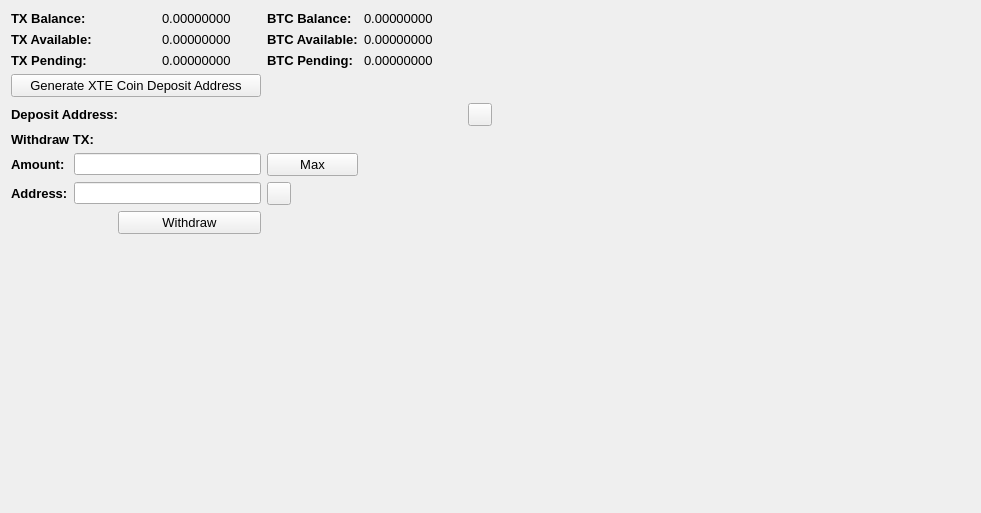
     <widget class="QWidget" name="BalanceTab">
      <attribute name="title">
       <string>Balance</string>
      </attribute>
      <layout class="QGridLayout" name="gridLayout_2">
       <item row="0" column="0" colspan="2">
        <widget class="QLabel" name="label_11">
         <property name="font">
          <font>
           <pointsize>10</pointsize>
           <weight>75</weight>
           <bold>true</bold>
          </font>
         </property>
         <property name="text">
          <string>TX Balance:</string>
         </property>
        </widget>
       </item>
       <item row="0" column="3">
        <widget class="QLabel" name="TXBalanceLabel">
         <property name="font">
          <font>
           <pointsize>10</pointsize>
          </font>
         </property>
         <property name="text">
          <string>0.00000000</string>
         </property>
         <property name="textInteractionFlags">
          <set>Qt::LinksAccessibleByMouse|Qt::TextSelectableByMouse</set>
         </property>
        </widget>
       </item>
       <item row="0" column="4">
        <widget class="QLabel" name="label_12">
         <property name="font">
          <font>
           <pointsize>10</pointsize>
           <weight>75</weight>
           <bold>true</bold>
          </font>
         </property>
         <property name="text">
          <string>BTC Balance:</string>
         </property>
        </widget>
       </item>
       <item row="0" column="5">
        <widget class="QLabel" name="BitcoinBalanceLabel">
         <property name="font">
          <font>
           <pointsize>10</pointsize>
          </font>
         </property>
         <property name="text">
          <string>0.00000000</string>
         </property>
         <property name="textInteractionFlags">
          <set>Qt::LinksAccessibleByMouse|Qt::TextSelectableByMouse</set>
         </property>
        </widget>
       </item>
       <item row="0" column="7" rowspan="10">
        <spacer name="horizontalSpacer_4">
         <property name="orientation">
          <enum>Qt::Horizontal</enum>
         </property>
         <property name="sizeHint" stdset="0">
          <size>
           <width>478</width>
           <height>488</height>
          </size>
         </property>
        </spacer>
       </item>
       <item row="1" column="0" colspan="2">
        <widget class="QLabel" name="label_13">
         <property name="font">
          <font>
           <pointsize>10</pointsize>
           <weight>75</weight>
           <bold>true</bold>
          </font>
         </property>
         <property name="text">
          <string>TX Available:</string>
         </property>
        </widget>
       </item>
       <item row="1" column="3">
        <widget class="QLabel" name="TXAvailableLabel_2">
         <property name="font">
          <font>
           <pointsize>10</pointsize>
          </font>
         </property>
         <property name="text">
          <string>0.00000000</string>
         </property>
         <property name="textInteractionFlags">
          <set>Qt::LinksAccessibleByMouse|Qt::TextSelectableByMouse</set>
         </property>
        </widget>
       </item>
       <item row="1" column="4">
        <widget class="QLabel" name="label_15">
         <property name="font">
          <font>
           <pointsize>10</pointsize>
           <weight>75</weight>
           <bold>true</bold>
          </font>
         </property>
         <property name="text">
          <string>BTC Available:</string>
         </property>
        </widget>
       </item>
       <item row="1" column="5">
        <widget class="QLabel" name="BitcoinAvailableLabel">
         <property name="font">
          <font>
           <pointsize>10</pointsize>
          </font>
         </property>
         <property name="text">
          <string>0.00000000</string>
         </property>
         <property name="textInteractionFlags">
          <set>Qt::LinksAccessibleByMouse|Qt::TextSelectableByMouse</set>
         </property>
        </widget>
       </item>
       <item row="2" column="0" colspan="2">
        <widget class="QLabel" name="label_14">
         <property name="font">
          <font>
           <pointsize>10</pointsize>
           <weight>75</weight>
           <bold>true</bold>
          </font>
         </property>
         <property name="text">
          <string>TX Pending:</string>
         </property>
        </widget>
       </item>
       <item row="2" column="3">
        <widget class="QLabel" name="TXPendingLabel">
         <property name="font">
          <font>
           <pointsize>10</pointsize>
          </font>
         </property>
         <property name="text">
          <string>0.00000000</string>
         </property>
         <property name="textInteractionFlags">
          <set>Qt::LinksAccessibleByMouse|Qt::TextSelectableByMouse</set>
         </property>
        </widget>
       </item>
       <item row="2" column="4">
        <widget class="QLabel" name="label_31">
         <property name="font">
          <font>
           <pointsize>10</pointsize>
           <weight>75</weight>
           <bold>true</bold>
          </font>
         </property>
         <property name="text">
          <string>BTC Pending:</string>
         </property>
        </widget>
       </item>
       <item row="2" column="5">
        <widget class="QLabel" name="BitcoinPendingLabel">
         <property name="font">
          <font>
           <pointsize>10</pointsize>
          </font>
         </property>
         <property name="text">
          <string>0.00000000</string>
         </property>
         <property name="textInteractionFlags">
          <set>Qt::LinksAccessibleByMouse|Qt::TextSelectableByMouse</set>
         </property>
        </widget>
       </item>
       <item row="3" column="0" colspan="4">
        <widget class="QPushButton" name="GenDepositBTN">
         <property name="font">
          <font>
           <pointsize>10</pointsize>
          </font>
         </property>
         <property name="text">
          <string>Generate XTE Coin Deposit Address</string>
         </property>
        </widget>
       </item>
       <item row="4" column="0" colspan="3">
        <widget class="QLabel" name="label_33">
         <property name="font">
          <font>
           <pointsize>10</pointsize>
           <weight>75</weight>
           <bold>true</bold>
          </font>
         </property>
         <property name="text">
          <string>Deposit Address:</string>
         </property>
        </widget>
       </item>
       <item row="4" column="3" colspan="3">
        <widget class="QLabel" name="DepositAddressLabel">
         <property name="minimumSize">
          <size>
           <width>300</width>
           <height>0</height>
          </size>
         </property>
         <property name="palette">
          <palette>
           <active>
            <colorrole role="WindowText">
             <brush brushstyle="SolidPattern">
              <color alpha="255">
               <red>0</red>
               <green>0</green>
               <blue>0</blue>
              </color>
             </brush>
            </colorrole>
            <colorrole role="Text">
             <brush brushstyle="SolidPattern">
              <color alpha="255">
               <red>0</red>
               <green>0</green>
               <blue>255</blue>
              </color>
             </brush>
            </colorrole>
           </active>
           <inactive>
            <colorrole role="WindowText">
             <brush brushstyle="SolidPattern">
              <color alpha="255">
               <red>0</red>
               <green>0</green>
               <blue>0</blue>
              </color>
             </brush>
            </colorrole>
            <colorrole role="Text">
             <brush brushstyle="SolidPattern">
              <color alpha="255">
               <red>0</red>
               <green>0</green>
               <blue>255</blue>
              </color>
             </brush>
            </colorrole>
           </inactive>
           <disabled>
            <colorrole role="WindowText">
             <brush brushstyle="SolidPattern">
              <color alpha="255">
               <red>120</red>
               <green>120</green>
               <blue>120</blue>
              </color>
             </brush>
            </colorrole>
            <colorrole role="Text">
             <brush brushstyle="SolidPattern">
              <color alpha="255">
               <red>120</red>
               <green>120</green>
               <blue>120</blue>
              </color>
             </brush>
            </colorrole>
           </disabled>
          </palette>
         </property>
         <property name="font">
          <font>
           <pointsize>10</pointsize>
           <weight>75</weight>
           <bold>true</bold>
          </font>
         </property>
         <property name="text">
          <string/>
         </property>
         <property name="alignment">
          <set>Qt::AlignRight|Qt::AlignTrailing|Qt::AlignVCenter</set>
         </property>
         <property name="textInteractionFlags">
          <set>Qt::LinksAccessibleByMouse|Qt::TextSelectableByKeyboard|Qt::TextSelectableByMouse</set>
         </property>
        </widget>
       </item>
       <item row="4" column="6">
        <widget class="QToolButton" name="DepositCopyButton">
         <property name="toolTip">
          <string>Copy to clipboard</string>
         </property>
         <property name="text">
          <string/>
         </property>
         <property name="icon">
          <iconset resource="../bitcoin.qrc">
           <normaloff>:/icons/editcopy</normaloff>:/icons/editcopy</iconset>
         </property>
         <property name="shortcut">
          <string>Alt+P</string>
         </property>
        </widget>
       </item>
       <item row="5" column="0" colspan="2">
        <widget class="QLabel" name="label_34">
         <property name="font">
          <font>
           <pointsize>10</pointsize>
           <weight>75</weight>
           <bold>true</bold>
          </font>
         </property>
         <property name="text">
          <string>Withdraw TX:</string>
         </property>
        </widget>
       </item>
       <item row="6" column="0">
        <widget class="QLabel" name="label_26">
         <property name="font">
          <font>
           <pointsize>10</pointsize>
           <weight>75</weight>
           <bold>true</bold>
          </font>
         </property>
         <property name="text">
          <string>Amount:</string>
         </property>
        </widget>
       </item>
       <item row="6" column="1" colspan="3">
        <widget class="QLineEdit" name="WithdrawUnitsInput">
         <property name="font">
          <font>
           <pointsize>9</pointsize>
           <weight>75</weight>
           <bold>true</bold>
          </font>
         </property>
         <property name="text">
          <string/>
         </property>
        </widget>
       </item>
       <item row="6" column="4">
        <widget class="QPushButton" name="Withdraw_Max_Amount">
         <property name="font">
          <font>
           <pointsize>10</pointsize>
          </font>
         </property>
         <property name="text">
          <string>Max</string>
         </property>
        </widget>
       </item>
       <item row="7" column="0">
        <widget class="QLabel" name="label_10">
         <property name="font">
          <font>
           <pointsize>10</pointsize>
           <weight>75</weight>
           <bold>true</bold>
          </font>
         </property>
         <property name="text">
          <string>Address:</string>
         </property>
        </widget>
       </item>
       <item row="7" column="1" colspan="3">
        <widget class="QLineEdit" name="WithdrawAddress">
         <property name="font">
          <font>
           <pointsize>9</pointsize>
           <weight>75</weight>
           <bold>true</bold>
          </font>
         </property>
        </widget>
       </item>
       <item row="7" column="4">
        <widget class="QToolButton" name="WithdrawPasteButton">
         <property name="toolTip">
          <string>Paste from clipboard</string>
         </property>
         <property name="text">
          <string/>
         </property>
         <property name="icon">
          <iconset resource="../bitcoin.qrc">
           <normaloff>:/icons/editpaste</normaloff>:/icons/editpaste</iconset>
         </property>
         <property name="shortcut">
          <string>Alt+P</string>
         </property>
        </widget>
       </item>
       <item row="8" column="2" colspan="2">
        <widget class="QPushButton" name="WithdrawUnitsBtn">
         <property name="font">
          <font>
           <pointsize>10</pointsize>
          </font>
         </property>
         <property name="text">
          <string>Withdraw</string>
         </property>
        </widget>
       </item>
       <item row="9" column="0" colspan="6">
        <spacer name="verticalSpacer">
         <property name="orientation">
          <enum>Qt::Vertical</enum>
         </property>
         <property name="sizeHint" stdset="0">
          <size>
           <width>428</width>
           <height>262</height>
          </size>
         </property>
        </spacer>
       </item>
      </layout>
      <zorder>label_31</zorder>
      <zorder>label_15</zorder>
      <zorder>label_12</zorder>
      <zorder>label_14</zorder>
      <zorder>label_13</zorder>
      <zorder>label_11</zorder>
      <zorder>BitcoinBalanceLabel</zorder>
      <zorder>TXBalanceLabel</zorder>
      <zorder>TXAvailableLabel_2</zorder>
      <zorder>TXPendingLabel</zorder>
      <zorder>BitcoinAvailableLabel</zorder>
      <zorder>BitcoinPendingLabel</zorder>
      <zorder>label_33</zorder>
      <zorder>GenDepositBTN</zorder>
      <zorder>DepositAddressLabel</zorder>
      <zorder>Withdraw_Max_Amount</zorder>
      <zorder>label_34</zorder>
      <zorder>WithdrawUnitsInput</zorder>
      <zorder>label_10</zorder>
      <zorder>label_26</zorder>
      <zorder>WithdrawAddress</zorder>
      <zorder>WithdrawUnitsBtn</zorder>
      <zorder>horizontalSpacer_4</zorder>
      <zorder>verticalSpacer</zorder>
      <zorder>WithdrawPasteButton</zorder>
      <zorder>DepositCopyButton</zorder>
     </widget>
